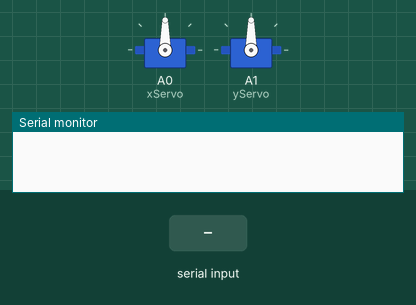
Bench run of a sketch on a simulated Arduino Uno, built with avr-gcc and run on an emulated ATmega328P. Shown: 2 × servo, the last lines printed to the serial monitor. The inputs (shaded band) are chosen by the test bench.

Above: at 1.2 s.
1.3 s: "Y" received over Serial
At 1.9 s:
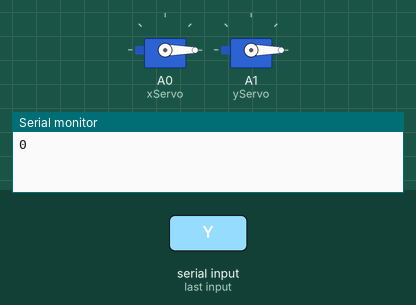
2.9 s: "30,150\n" received over Serial
At 3.3 s:
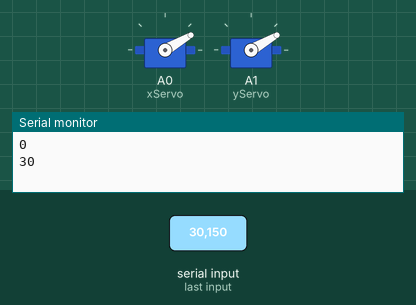
4.5 s: "200\n" received over Serial
At 5.6 s:
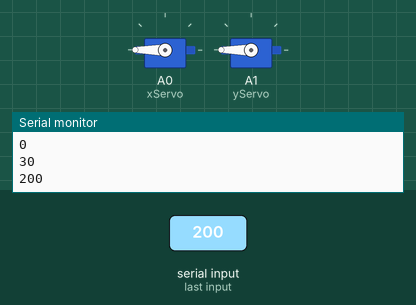
6.1 s: "X" received over Serial
At 6.7 s:
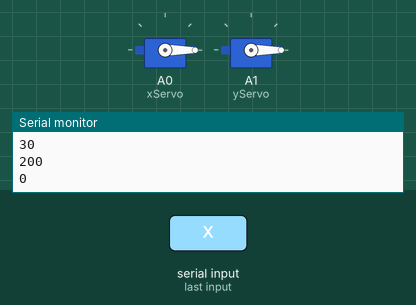
7.6 s: "90,45\n" received over Serial
At 8.1 s:
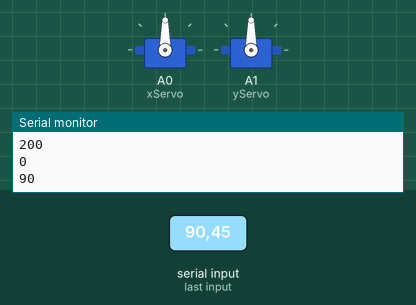
Timing chart, 0 to 10.2 s (numbered marks = the images above; inputs shaded):
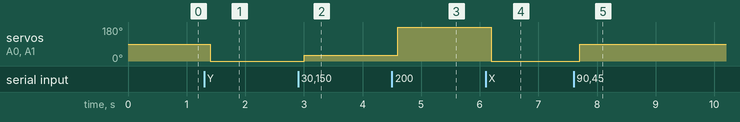

Measured:
- after the input at 1.3 s, servo on A0 (xServo), servo on A1 (yServo): 90° → 0° after 0.10 s
- after the input at 2.9 s, servo on A0 (xServo), servo on A1 (yServo): 0° → 30° after 0.11 s
- after the input at 4.5 s, servo on A0 (xServo), servo on A1 (yServo): 30° → 180° after 0.10 s
- after the input at 6.1 s, servo on A0 (xServo), servo on A1 (yServo): 180° → 0° after 0.10 s
- after the input at 7.6 s, servo on A0 (xServo), servo on A1 (yServo): 0° → 90° after 0.11 s

The sketch:

FacialDetectionArduino.ino
```cpp
#include <Servo.h>

int xcoordinate = 0;
int ycoordinate = 0;
String serialInfo;

Servo xServo;
Servo yServo;

void setup() {
  // put your setup code here, to run once:
  Serial.begin(9600);
  Serial.setTimeout(100);

  xServo.attach(A0);
  yServo.attach(A1);

  xServo.write(90);
  yServo.write(90);
}

void loop()
{
}

void serialEvent() {
  if (Serial.available())
  {
    serialInfo = Serial.readString();

    xcoordinate = parseX(serialInfo);
    ycoordinate = parseY(serialInfo);
    Serial.println(xcoordinate);
    xServo.write(xcoordinate);
    yServo.write(ycoordinate);
  }
}

int parseX(String coords){
  coords.remove(coords.indexOf("Y"));
  coords.remove(coords.indexOf("X", 1));

  return coords.toInt();
}

int parseY(String coords)
{
  coords.remove(0, coords.indexOf("Y") + 1);
  return coords.toInt();
}
```
